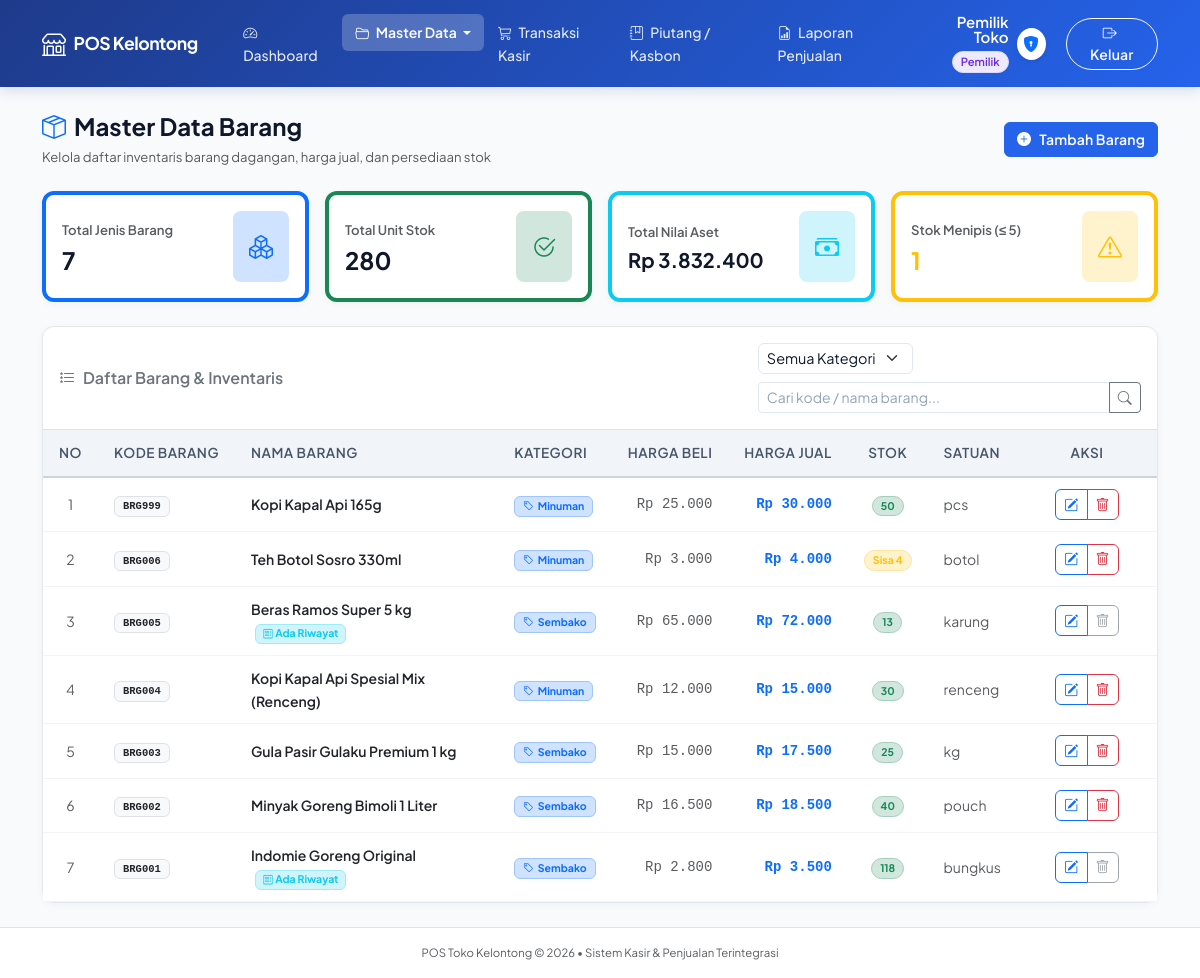
The app's page /master/barang.php (signed in) with its own data.
### tables this page shows
CREATE TABLE `barang` (
  `id` int(11) NOT NULL,
  `kode_barang` varchar(20) NOT NULL,
  `id_kategori` int(11) DEFAULT NULL,
  `nama_barang` varchar(150) NOT NULL,
  `harga_beli` decimal(12,2) DEFAULT 0.00,
  `harga_jual` decimal(12,2) NOT NULL,
  `stok` int(11) NOT NULL DEFAULT 0,
  `satuan` varchar(20) DEFAULT 'pcs',
  `created_at` timestamp NOT NULL DEFAULT current_timestamp(),
  `updated_at` timestamp NOT NULL DEFAULT current_timestamp() ON UPDATE current_timestamp()
);

CREATE TABLE `kategori` (
  `id` int(11) NOT NULL,
  `nama_kategori` varchar(50) NOT NULL
);

### master/barang.php (the view, shortened to what this page needs)
<?php
require_once __DIR__ . '/../template/header.php';
$cari            = trim($_GET['cari'] ?? '');
$where_clauses = [];
$params = [];
$param_types = '';
$where_sql = !empty($where_clauses) ? "WHERE " . implode(" AND ", $where_clauses) : "";
$query = "SELECT b.*, k.nama_kategori,
          (SELECT COUNT(*) FROM transaksi_detail td WHERE td.id_barang = b.id) AS total_transaksi
          FROM barang b
          LEFT JOIN kategori k ON b.id_kategori = k.id
          {$where_sql}
          ORDER BY b.id DESC";
if (!empty($params)) {
    $stmt = mysqli_prepare($conn, $query);
    mysqli_stmt_bind_param($stmt, $param_types, ...$params);
    mysqli_stmt_execute($stmt);
    $result = mysqli_stmt_get_result($stmt);
} else {
    $result = mysqli_query($conn, $query);
}
$q_ringkasan = mysqli_query($conn, "SELECT
    COUNT(*) as total_item,
    SUM(stok) as total_stok,
    SUM(stok * harga_beli) as total_aset,
    SUM(CASE WHEN stok <= 5 THEN 1 ELSE 0 END) as stok_kritis
    FROM barang");
$ringkasan = mysqli_fetch_assoc($q_ringkasan);
?>
<div class="d-flex flex-column flex-md-row justify-content-between align-items-md-center gap-3 mb-4">
    <div>
        <h4 class="fw-bold mb-1"><i class="bi bi-box-seam me-2 text-primary"></i>Master Data Barang</h4>
        <p class="text-muted small mb-0">Kelola daftar inventaris barang dagangan, harga jual, dan persediaan stok</p>
    </div>
    <div class="d-flex gap-2">
        <button type="button" class="btn btn-primary d-inline-flex align-items-center gap-2" data-bs-toggle="modal" data-bs-target="#modalTambahBarang">
            <i class="bi bi-plus-circle-fill"></i> Tambah Barang
        </button>
    </div>
</div>
<div class="row g-3 mb-4">
    <div class="col-sm-6 col-xl-3">
        <div class="card card-custom p-3 border-start border-4 border-primary">
            <div class="d-flex align-items-center justify-content-between">
                <div>
                    <span class="text-muted small fw-semibold">Total Jenis Barang</span>
                    <h4 class="fw-bold mb-0 mt-1"><?= number_format($ringkasan['total_item'] ?? 0, 0, ',', '.') ?></h4>
                </div>
                <div class="bg-primary-subtle text-primary p-3 rounded-3 fs-4">
                    <i class="bi bi-boxes"></i>
                </div>
            </div>
        </div>
    </div>
    <div class="col-sm-6 col-xl-3">
        <div class="card card-custom p-3 border-start border-4 border-success">
            <div class="d-flex align-items-center justify-content-between">
                <div>
                    <span class="text-muted small fw-semibold">Total Unit Stok</span>
                    <h4 class="fw-bold mb-0 mt-1"><?= number_format($ringkasan['total_stok'] ?? 0, 0, ',', '.') ?></h4>
                </div>
                <div class="bg-success-subtle text-success p-3 rounded-3 fs-4">
                    <i class="bi bi-check2-circle"></i>
                </div>
            </div>
        </div>
    </div>
    <div class="col-sm-6 col-xl-3">
        <div class="card card-custom p-3 border-start border-4 border-info">
            <div class="d-flex align-items-center justify-content-between">
                <div>
                    <span class="text-muted small fw-semibold">Total Nilai Aset</span>
                    <h5 class="fw-bold mb-0 mt-1 text-truncate">Rp <?= number_format($ringkasan['total_aset'] ?? 0, 0, ',', '.') ?></h5>
                </div>
                <div class="bg-info-subtle text-info p-3 rounded-3 fs-4">
                    <i class="bi bi-cash-stack"></i>
                </div>
            </div>
        </div>
    </div>
    <div class="col-sm-6 col-xl-3">
        <div class="card card-custom p-3 border-start border-4 border-warning">
            <div class="d-flex align-items-center justify-content-between">
                <div>
                    <span class="text-muted small fw-semibold">Stok Menipis (&le; 5)</span>
                    <h4 class="fw-bold mb-0 mt-1 text-warning"><?= number_format($ringkasan['stok_kritis'] ?? 0, 0, ',', '.') ?></h4>
                </div>
                <div class="bg-warning-subtle text-warning p-3 rounded-3 fs-4">
                    <i class="bi bi-exclamation-triangle"></i>
                </div>
            </div>
        </div>
    </div>
</div>
<div class="card card-custom">
    <div class="card-header bg-white py-3 border-bottom d-flex flex-column flex-md-row justify-content-between align-items-md-center gap-3">
        <h6 class="mb-0 fw-semibold text-secondary"><i class="bi bi-list-stars me-2"></i>Daftar Barang & Inventaris</h6>
        <form action="" method="GET" class="d-flex flex-wrap gap-2" style="max-width: 500px;">
            <select name="kategori" class="form-select form-select-sm" style="width: auto;" onchange="this.form.submit()">
                <option value="">Semua Kategori</option>
            </select>
            <div class="input-group input-group-sm flex-fill">
                <input type="text" name="cari" class="form-control" placeholder="Cari kode / nama barang..." value="<?= htmlspecialchars($cari) ?>">
                <button class="btn btn-outline-secondary" type="submit"><i class="bi bi-search"></i></button>
            </div>
        </form>
    </div>
    <div class="table-responsive">
        <table class="table table-hover table-custom align-middle mb-0">
            <thead>
                <tr>
                    <th class="text-center" style="width: 50px;">No</th>
                    <th>Kode Barang</th>
                    <th>Nama Barang</th>
                    <th>Kategori</th>
                    <th class="text-end">Harga Beli</th>
                    <th class="text-end">Harga Jual</th>
                    <th class="text-center">Stok</th>
                    <th>Satuan</th>
                    <th class="text-center" style="width: 140px;">Aksi</th>
                </tr>
            </thead>
            <tbody>
                <?php
                $no = 1;
                if ($result):
                    while ($b = mysqli_fetch_assoc($result)):
                        $terpakai = ((int)$b['total_transaksi'] > 0);
                ?>
                    <tr>
                        <td class="text-center text-muted"><?= $no++ ?></td>
                        <td>
                            <span class="badge bg-light text-dark border font-monospace px-2 py-1">
                                <?= htmlspecialchars($b['kode_barang']) ?>
                            </span>
                        </td>
                        <td>
                            <span class="fw-semibold text-dark"><?= htmlspecialchars($b['nama_barang']) ?></span>
                            <?php if ($terpakai): ?>
                                <span class="badge bg-info-subtle text-info border border-info-subtle ms-1 small" title="Sudah memiliki riwayat transaksi">
                                    <i class="bi bi-receipt"></i> Ada Riwayat
                                </span>
                            <?php endif; ?>
                        </td>
                        <td>
                            <?php if (!empty($b['nama_kategori'])): ?>
                                <span class="badge bg-primary-subtle text-primary border border-primary-subtle px-2 py-1">
                                    <i class="bi bi-tag me-1"></i><?= htmlspecialchars($b['nama_kategori']) ?>
                                </span>
                            <?php else: ?>
                                <span class="text-muted small fst-italic">- Tanpa Kategori -</span>
                            <?php endif; ?>
                        </td>
                        <td class="text-end text-muted font-monospace">
                            Rp <?= number_format($b['harga_beli'], 0, ',', '.') ?>
                        </td>
                        <td class="text-end fw-semibold text-primary font-monospace">
                            Rp <?= number_format($b['harga_jual'], 0, ',', '.') ?>
                        </td>
                        <td class="text-center">
                            <?php if ((int)$b['stok'] <= 0): ?>
                                <span class="badge bg-danger-subtle text-danger border border-danger-subtle px-2 py-1 rounded-pill">Habis (0)</span>
                            <?php elseif ((int)$b['stok'] <= 5): ?>
                                <span class="badge bg-warning-subtle text-warning border border-warning-subtle px-2 py-1 rounded-pill">Sisa <?= $b['stok'] ?></span>
                            <?php else: ?>
                                <span class="badge bg-success-subtle text-success border border-success-subtle px-2 py-1 rounded-pill"><?= $b['stok'] ?></span>
                            <?php endif; ?>
                        </td>
                        <td class="text-muted"><?= htmlspecialchars($b['satuan'] ?? 'pcs') ?></td>
                        <td class="text-center">
                            <div class="btn-group btn-group-sm">
                                <button type="button" class="btn btn-outline-primary btn-edit-barang"
                                        data-id="<?= $b['id'] ?>"
                                        data-kode="<?= htmlspecialchars($b['kode_barang']) ?>"
                                        data-nama="<?= htmlspecialchars($b['nama_barang']) ?>"
                                        data-kategori="<?= htmlspecialchars($b['id_kategori'] ?? '') ?>"
                                        data-beli="<?= (float)$b['harga_beli'] ?>"
                                        data-jual="<?= (float)$b['harga_jual'] ?>"
                                        data-stok="<?= (int)$b['stok'] ?>"
                                        data-satuan="<?= htmlspecialchars($b['satuan'] ?? 'pcs') ?>"
                                        title="Edit Barang">
                                    <i class="bi bi-pencil-square"></i>
                                </button>
                                <?php if ($terpakai): ?>
                                    <button type="button" class="btn btn-outline-secondary" disabled
                                            title="Barang tidak dapat dihapus karena sudah ada riwayat transaksi">
                                        <i class="bi bi-trash"></i>
                                    </button>
                                <?php else: ?>
                                    <a href="barang_proses.php?aksi=hapus&id=<?= $b['id'] ?>"
                                       class="btn btn-outline-danger"
                                       data-konfirmasi-hapus="barang_proses.php?aksi=hapus&id=<?= $b['id'] ?>"
                                       data-label="barang <?= htmlspecialchars($b['nama_barang']) ?>"
                                       title="Hapus Barang">
                                        <i class="bi bi-trash"></i>
                                    </a>
                                <?php endif; ?>
                            </div>
                        </td>
                    </tr>
                <?php
                    endwhile;
                endif;
                ?>
            </tbody>
        </table>
    </div>
</div>
<?php
require_once __DIR__ . '/../template/footer.php';
?>

### assets/css/style.css (style rules this page uses)
:root { --pos-blue: #2563eb; --pos-blue-dark: #1d4ed8; --pos-blue-hover: #1e40af; --pos-navy: #1e3a8a; --pos-bg: #f1f5f9; --pos-surface: #ffffff; --pos-text: #0f172a; --pos-text-muted: #475569; --pos-text-light: #94a3b8; --pos-border: #e2e8f0; --pos-border-focus: #93c5fd; --pos-shadow-sm: 0 1px 3px rgba(0,0,0,0.06), 0 1px 2px rgba(0,0,0,0.04); --pos-shadow: 0 4px 12px rgba(0,0,0,0.06), 0 2px 4px rgba(0,0,0,0.04); --pos-shadow-lg: 0 10px 25px rgba(0,0,0,0.08), 0 4px 8px rgba(0,0,0,0.04); --pos-radius-sm: 6px; --pos-radius: 10px; --pos-radius-lg: 14px; --pos-transition: all 0.2s cubic-bezier(0.4, 0, 0.2, 1); --pos-transition-fast: all 0.15s ease; }
*, *::before, *::after { box-sizing: border-box; }
body { font-family: 'Plus Jakarta Sans', -apple-system, BlinkMacSystemFont, 'Segoe UI', Roboto, sans-serif; background-color: var(--pos-bg); color: var(--pos-text); min-height: 100vh; display: flex; flex-direction: column; -webkit-font-smoothing: antialiased; -moz-osx-font-smoothing: grayscale; font-size: 0.9375rem; line-height: 1.6; }
h1, h2, h3, h4, h5, h6 { font-weight: 700; line-height: 1.3; color: var(--pos-text); }
.card-custom { background: var(--pos-surface); border: 1px solid var(--pos-border); border-radius: var(--pos-radius-lg); box-shadow: var(--pos-shadow-sm); transition: box-shadow 0.25s ease; }
.card-header { border-radius: var(--pos-radius-lg) var(--pos-radius-lg) 0 0 !important; }
.btn { font-weight: 600; font-size: 0.875rem; border-radius: var(--pos-radius-sm); transition: var(--pos-transition); letter-spacing: 0.01em; }
.btn-primary { background-color: var(--pos-blue); border-color: var(--pos-blue); }
.form-control, .form-select { font-size: 0.9rem; border-color: var(--pos-border); border-radius: var(--pos-radius-sm); transition: border-color 0.15s ease, box-shadow 0.15s ease; color: var(--pos-text); }
.form-control::placeholder { color: var(--pos-text-light); font-weight: 400; }
.table { font-size: 0.875rem; color: var(--pos-text); }
.table-custom th, .table th { background-color: #f8fafc; color: var(--pos-text-muted); font-weight: 700; font-size: 0.775rem; text-transform: uppercase; letter-spacing: 0.6px; border-bottom: 2px solid var(--pos-border); padding: 0.75rem 1rem; white-space: nowrap; }
.table td { padding: 0.7rem 1rem; vertical-align: middle; border-color: #f1f5f9; }
.table-responsive { -webkit-overflow-scrolling: touch; }

### template/header.php (style rules this page uses)
body { font-family: 'Plus Jakarta Sans', sans-serif; background-color: #f8fafc; color: #1e293b; min-height: 100vh; display: flex; flex-direction: column; }
.card-custom { border: 1px solid #e2e8f0; border-radius: 12px; box-shadow: 0 2px 8px rgba(0, 0, 0, 0.04); background: #ffffff; }
.table-custom th { background-color: #f1f5f9; color: #475569; font-weight: 600; font-size: 0.85rem; text-transform: uppercase; letter-spacing: 0.5px; border-bottom: 2px solid #cbd5e1; }

### records on screen
barang: kode_barang "BRG999", nama_barang "Kopi Kapal Api 165g", id_kategori.nama_kategori "Minuman", harga_beli "25.000", harga_jual "30.000", stok "50", satuan "pcs"
barang: kode_barang "BRG006", nama_barang "Teh Botol Sosro 330ml", id_kategori.nama_kategori "Minuman", harga_beli "3.000", harga_jual "4.000", stok "4", satuan "botol"
barang: kode_barang "BRG005", nama_barang "Beras Ramos Super 5 kg", shows "Ada Riwayat", id_kategori.nama_kategori "Sembako", harga_beli "65.000", harga_jual "72.000", stok "13", satuan "karung"
barang: kode_barang "BRG004", nama_barang "Kopi Kapal Api Spesial Mix (Renceng)", id_kategori.nama_kategori "Minuman", harga_beli "12.000", harga_jual "15.000", stok "30", satuan "renceng"
barang: kode_barang "BRG003", nama_barang "Gula Pasir Gulaku Premium 1 kg", id_kategori.nama_kategori "Sembako", harga_beli "15.000", harga_jual "17.500", stok "25", satuan "kg"
barang: kode_barang "BRG002", nama_barang "Minyak Goreng Bimoli 1 Liter", id_kategori.nama_kategori "Sembako", harga_beli "16.500", harga_jual "18.500", stok "40", satuan "pouch"
barang: kode_barang "BRG001", nama_barang "Indomie Goreng Original", shows "Ada Riwayat", id_kategori.nama_kategori "Sembako", harga_beli "2.800", harga_jual "3.500", stok "118", satuan "bungkus"

### other values on screen
$user_nama "Pemilik Toko"
$user_role "Pemilik"
$ringkasan['total_item'] "7"
$ringkasan['total_stok'] "280"
$ringkasan['total_aset'] "3.832.400"
$ringkasan['stok_kritis'] "1"
